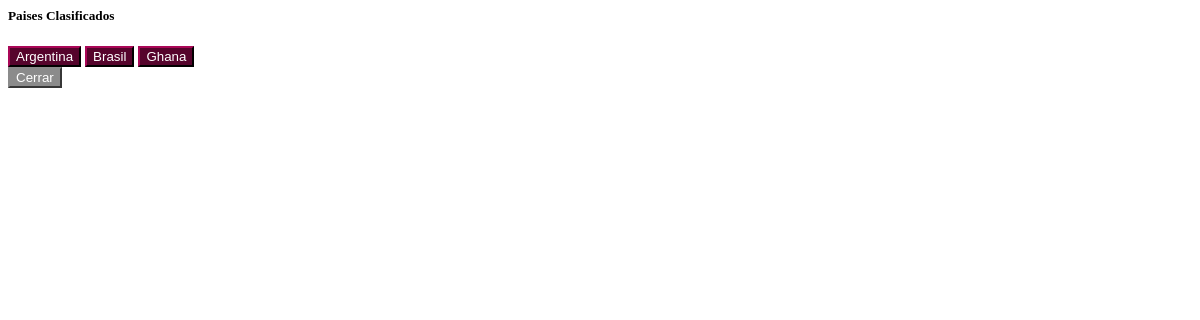
Before: /AppQatarWC2022/qualified_countries/ (signed in) with the older database file.
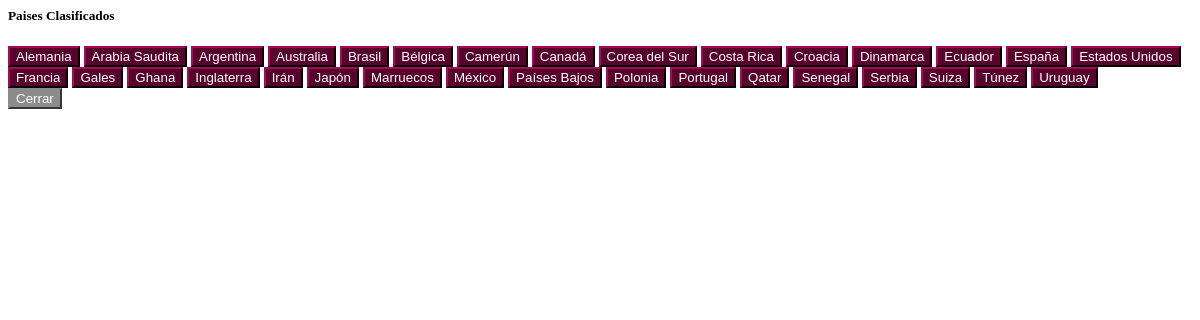
After: the same page with the newer database file.
### AppQatarWC2022/countries/country.py (models this page shows, shortened)
class Country(models.Model):
    full_name = models.CharField(max_length=50)
    background_image = models.ImageField(upload_to='backgrounds',default='background/default-background.jpg')
    qualified = models.BooleanField()
    def background(self):
        return self.background_image.url
    def name(self):
        return self.full_name
    def __str__(self):
        return self.full_name

### AppQatarWC2022/album/views/my_album_view.py (the view)
# urls.py: path("qualified_countries/", qualified_countries, name="qualified_countries"),
@login_required
def qualified_countries(request):
    if request.method =="POST":
        pass
    else:
        return render(request,"countries_modal.html",working_context)

### AppQatarWC2022/album/album_management_system.py (called while the page is built)
    def name(self):
        return 'Sistema de Administración de Álbum'

    def qualified_countries(self):
        return Country.objects.filter(qualified = True).order_by('full_name')

### AppQatarWC2022/application_context/application_context.py (called while the page is built)
    def systems(self):
        return self.system_collection

    def filter_system_named(self,system_name):
        return list(filter(lambda system: system.name() == system_name,self.systems() ))[0]

    def album_system(self):
        return self.filter_system_named('Sistema de Administración de Álbum')

    def qualified_countries(self):
        return self.album_system().qualified_countries()

### AppQatarWC2022/promo_codes/promo_code_management_system.py (called while the page is built)
    def name(self):
        return 'Sistema de Administración de Códigos Promocionales'

### AppQatarWC2022/stickers/sticker_management_system.py (called while the page is built)
    def name(self):
        return 'Sistema de Administración de Stickers'

### AppQatarWC2022/users/user_management_system.py (called while the page is built)
    def name(self):
        return 'Sistema de Administración de Usuarios'

### AppQatarWC2022/templates/countries_modal.html (shortened to what this page needs)
<div class="modal-dialog">
    <div class="modal-content">
      <div class="modal-header">
        <h5 class="modal-title" id="countries_modal">Paises Clasificados</h5>
      </div>
        <div class="modal-body">
            <section class="login-block">
                <div class="container-fluid">
                    {% for country in working_context.qualified_countries %}
                    <button type="button" style="background-color:#56042C;; border-color:#56042C;; color:white " class="btn waves-effect waves-light" onclick="location.href='{% url 'update_current_album_page' country.name %}'">
                        {{ country }}
                    </button>
                    {% endfor %}
                </div>
            </section>
        </div>
        <div class="modal-footer">
            <button type="button" style="background-color:#8b8b8b;; border-color:#8b8b8b;; color:rgb(255, 255, 255)" class="btn btn-sm waves-effect waves-light pull-right" data-bs-dismiss="modal" onclick="location.href='{% url 'my_album'  %}'" >
                Cerrar
            </button>
        </div>
    </div>
  </div>

Changed rows visible on the page:
added Country: full_name "Alemania"
added Country: full_name "Arabia Saudita"
added Country: full_name "Australia"
added Country: full_name "Bélgica"
added Country: full_name "Camerún"
added Country: full_name "Canadá"
added Country: full_name "Corea del Sur"
added Country: full_name "Costa Rica"
added Country: full_name "Croacia"
added Country: full_name "Dinamarca"
added Country: full_name "Ecuador"
added Country: full_name "España"
added Country: full_name "Estados Unidos"
added Country: full_name "Francia"
added Country: full_name "Gales"
added Country: full_name "Inglaterra"
added Country: full_name "Irán"
added Country: full_name "Japón"
added Country: full_name "Marruecos"
added Country: full_name "México"
added Country: full_name "Países Bajos"
added Country: full_name "Polonia"
added Country: full_name "Portugal"
added Country: full_name "Qatar"
added Country: full_name "Senegal"
added Country: full_name "Serbia"
added Country: full_name "Suiza"
added Country: full_name "Túnez"
added Country: full_name "Uruguay"
